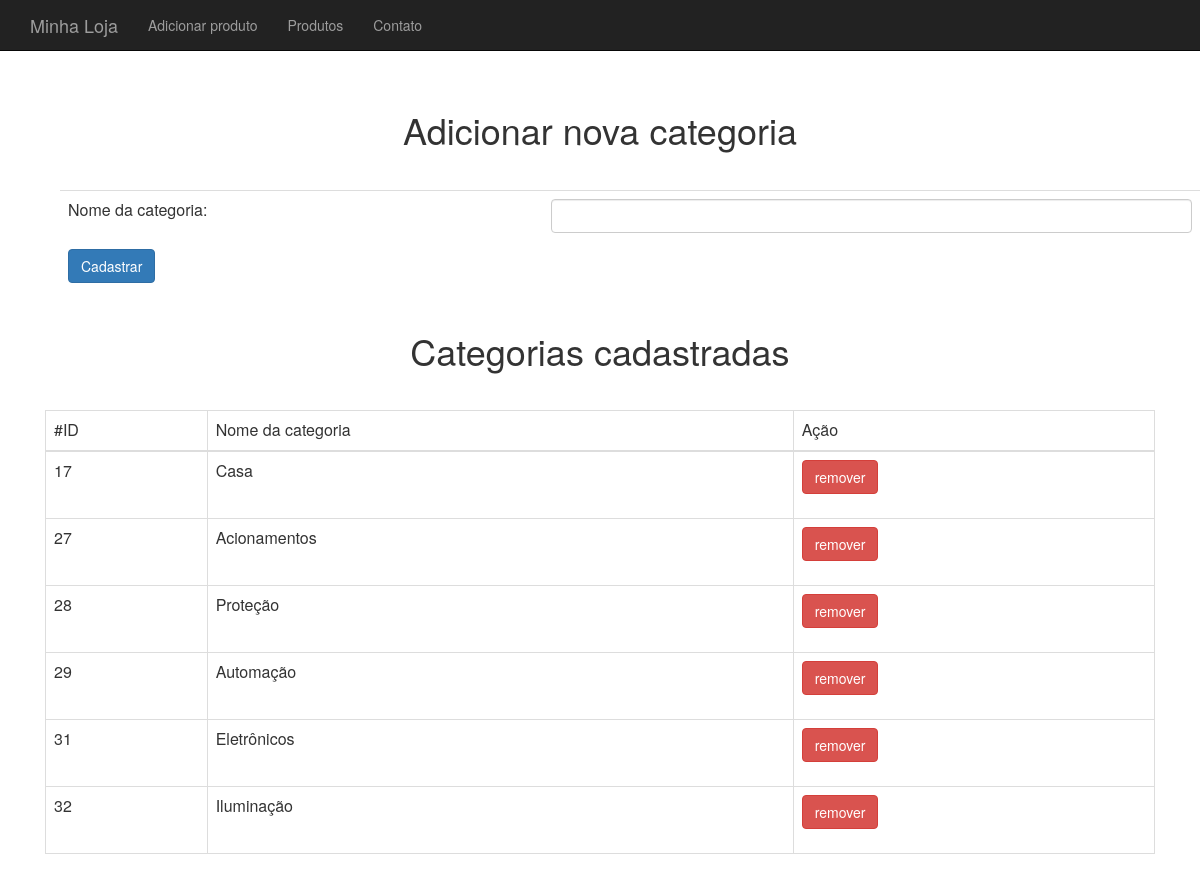
Screenshot of /categoria-formulario.php (signed in) with the database file from the repository.
### tables this page shows
CREATE TABLE `categorias` (
  `id` int(11) NOT NULL,
  `nome` varchar(255) NOT NULL
);

### banco-categoria.php (called while the page is built, shortened)
<?php
require_once("class/Categoria.php");
function listaCategorias($conexao) {
	$categorias = array();
	$resultado = mysqli_query($conexao, "select * from categorias");
	while($categoria_array = mysqli_fetch_assoc($resultado)) {
		$categoria = new Categoria();
		$categoria->setId ($categoria_array['id']);
		$categoria->setNome ($categoria_array['nome']);
		array_push($categorias, $categoria);
	}
	return $categorias;
}

### class/Categoria.php (called while the page is built)
<?php
class Categoria {
	private $id;
	private $nome;
	public function getId() {
		return $this->id;
	}
	public function setId($id) {
		$this->id = $id;
	}
	public function getNome() {
		return $this->nome;
	}
	public function setNome($nome) {
		$this->nome = $nome;
	}
}
?>

### categoria-formulario.php (the view, shortened to what this page needs)
<?php
require_once("cabecalho.php");
require_once("banco-categoria.php");
 ?>
<html>
  <h1 style="margin-bottom: 40px;">Adicionar nova categoria</h1>
  <div class="container">
        <form action="adiciona-categoria.php" method="post">
        	<table class="table">
        		<tr>
        			<td>Nome da categoria:</td>
        			<td><input class="form-control" type="text" name="nome"></td>
        		</tr>
        		<tr>
        			<td style="border-top-width: 0px;">
                        <button class="btn btn-primary" type="submit">Cadastrar</button>
                    </td>
        		</tr>
            </table>
        </form>
  </div>
    <h1 style="margin-bottom: 40px;">Categorias cadastradas</h1>
    <table class="table table-bordered table-hover">
        <thead>
            <td>#ID</td>
            <td>Nome da categoria</td>
            <td>Ação</td>
        </thead>
        <?php
            $categorias = listaCategorias($conexao);
            foreach($categorias as $categoria) :
        ?>
            <tr>
                <td><?= $categoria->getId() ?></td>
                <td><?= $categoria->getNome() ?></td>
                <td>
                    <form action="remove-categoria.php" method="post">
                        <button class="btn btn-danger">remover</button>
                    </form>
                </td>
            </tr>
        <?php
            endforeach
        ?>
    </table>
</html>
<?php require_once("rodape.php") ?>

### css/loja.css (style rules this page uses)
body { padding-top: 50px; }

### rows the page displays
categorias: id "17", nome "Casa"
categorias: id "27", nome "Acionamentos"
categorias: id "28", nome "Proteção"
categorias: id "29", nome "Automação"
categorias: id "31", nome "Eletrônicos"
categorias: id "32", nome "Iluminação"
